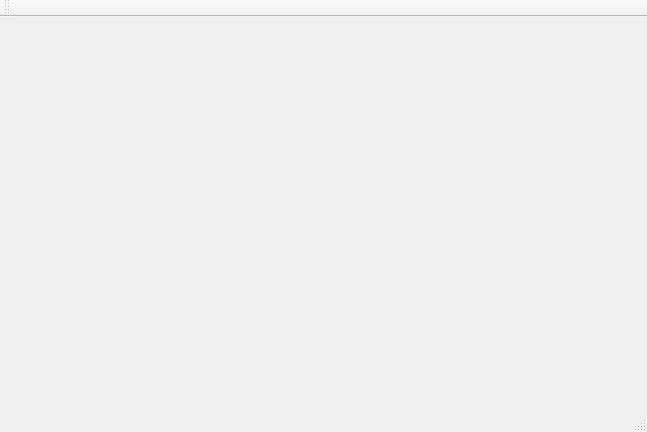
<?xml version="1.0" encoding="UTF-8"?>
<ui version="4.0">
 <class>MainWindow</class>
 <widget class="QMainWindow" name="MainWindow">
  <property name="geometry">
   <rect>
    <x>0</x>
    <y>0</y>
    <width>647</width>
    <height>432</height>
   </rect>
  </property>
  <property name="windowTitle">
   <string>MainWindow</string>
  </property>
  <widget class="QWidget" name="centralWidget">
   <widget class="QLabel" name="lblPic">
    <property name="geometry">
     <rect>
      <x>10</x>
      <y>10</y>
      <width>581</width>
      <height>291</height>
     </rect>
    </property>
    <property name="text">
     <string/>
    </property>
   </widget>
  </widget>
  <widget class="QMenuBar" name="menuBar">
   <property name="geometry">
    <rect>
     <x>0</x>
     <y>0</y>
     <width>647</width>
     <height>24</height>
    </rect>
   </property>
  </widget>
  <widget class="QToolBar" name="mainToolBar">
   <attribute name="toolBarArea">
    <enum>TopToolBarArea</enum>
   </attribute>
   <attribute name="toolBarBreak">
    <bool>false</bool>
   </attribute>
  </widget>
  <widget class="QStatusBar" name="statusBar"/>
 </widget>
 <layoutdefault spacing="6" margin="11"/>
 <resources/>
 <connections/>
</ui>
